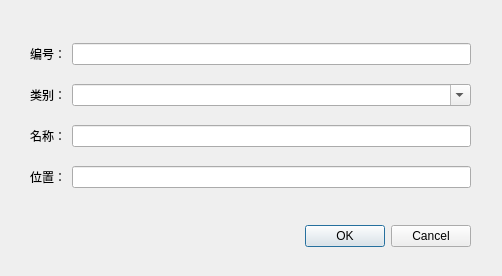
<?xml version="1.0" encoding="UTF-8"?>
<ui version="4.0">
 <class>MarketPointDialog</class>
 <widget class="QDialog" name="MarketPointDialog">
  <property name="geometry">
   <rect>
    <x>0</x>
    <y>0</y>
    <width>502</width>
    <height>276</height>
   </rect>
  </property>
  <property name="windowTitle">
   <string>Dialog</string>
  </property>
  <widget class="QDialogButtonBox" name="buttonBox">
   <property name="geometry">
    <rect>
     <x>130</x>
     <y>220</y>
     <width>341</width>
     <height>32</height>
    </rect>
   </property>
   <property name="orientation">
    <enum>Qt::Horizontal</enum>
   </property>
   <property name="standardButtons">
    <set>QDialogButtonBox::Cancel|QDialogButtonBox::Ok</set>
   </property>
  </widget>
  <widget class="QWidget" name="gridLayoutWidget">
   <property name="geometry">
    <rect>
     <x>30</x>
     <y>30</y>
     <width>441</width>
     <height>171</height>
    </rect>
   </property>
   <layout class="QGridLayout" name="gridLayout">
    <item row="0" column="0">
     <widget class="QLabel" name="label">
      <property name="text">
       <string>编号：</string>
      </property>
     </widget>
    </item>
    <item row="3" column="0">
     <widget class="QLabel" name="label_4">
      <property name="text">
       <string>位置：</string>
      </property>
     </widget>
    </item>
    <item row="2" column="1">
     <widget class="QLineEdit" name="mLineEditName"/>
    </item>
    <item row="1" column="0">
     <widget class="QLabel" name="label_2">
      <property name="text">
       <string>类别：</string>
      </property>
     </widget>
    </item>
    <item row="1" column="1">
     <widget class="QComboBox" name="mComboBoxClass">
      <property name="editable">
       <bool>true</bool>
      </property>
     </widget>
    </item>
    <item row="2" column="0">
     <widget class="QLabel" name="label_3">
      <property name="text">
       <string>名称：</string>
      </property>
     </widget>
    </item>
    <item row="0" column="1">
     <widget class="QLineEdit" name="mLineEditId"/>
    </item>
    <item row="3" column="1">
     <widget class="QLineEdit" name="mLineEditPosition"/>
    </item>
   </layout>
  </widget>
 </widget>
 <resources/>
 <connections>
  <connection>
   <sender>buttonBox</sender>
   <signal>accepted()</signal>
   <receiver>MarketPointDialog</receiver>
   <slot>accept()</slot>
   <hints>
    <hint type="sourcelabel">
     <x>248</x>
     <y>254</y>
    </hint>
    <hint type="destinationlabel">
     <x>157</x>
     <y>274</y>
    </hint>
   </hints>
  </connection>
  <connection>
   <sender>buttonBox</sender>
   <signal>rejected()</signal>
   <receiver>MarketPointDialog</receiver>
   <slot>reject()</slot>
   <hints>
    <hint type="sourcelabel">
     <x>316</x>
     <y>260</y>
    </hint>
    <hint type="destinationlabel">
     <x>286</x>
     <y>274</y>
    </hint>
   </hints>
  </connection>
 </connections>
</ui>
